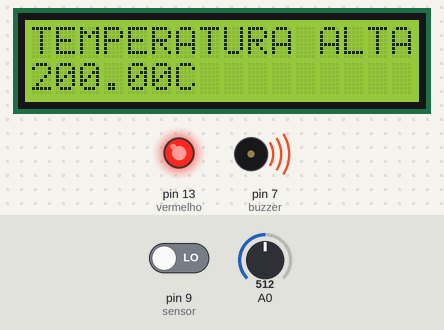
Simulated run of this sketch. Board: Arduino Uno, built with avr-gcc and run on an emulated ATmega328P. Parts: 16×2 character LCD, output pins drawn as LEDs (lit = HIGH), buzzer (waves = sounding). The inputs (shaded band) are chosen by the test bench; at power-on: pin 9 (sensor) LOW, A0 = 512. Pins used as bus, display or sensor lines are not drawn; what the sketch prints to the serial monitor is not drawn.

Above: at 2.7 s.
2.8 s: pin 9 (sensor) driven HIGH
At 4.8 s:
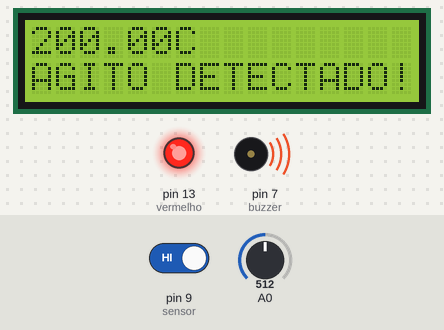
7.0 s: pin 9 (sensor) driven LOW
At 9.0 s:
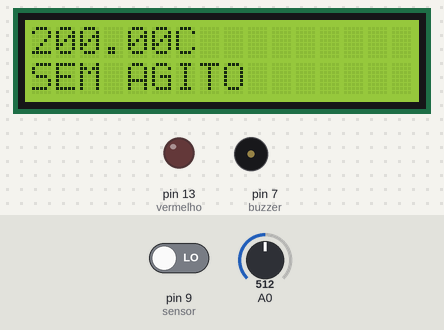
12.3 s: A0 set to 188
At 14.22 s:
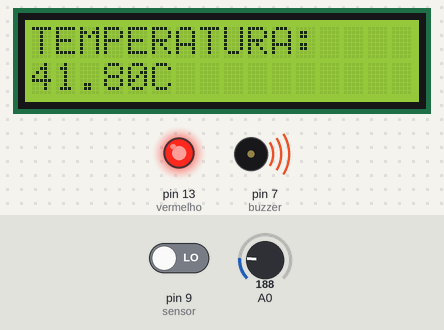
15.7 s: A0 set to 164
At 19.1 s:
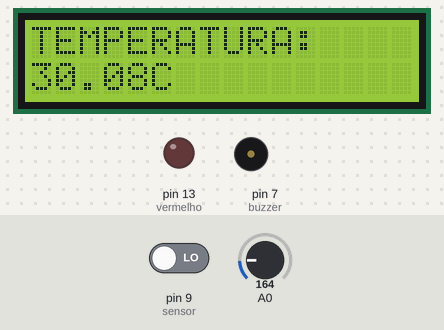
19.9 s: pin 9 (sensor) driven HIGH
At 24.5 s:
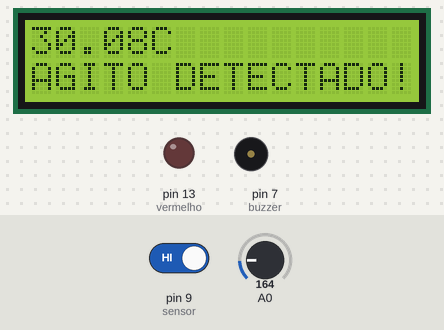
24.9 s: A0 set to 306
At 26.9 s:
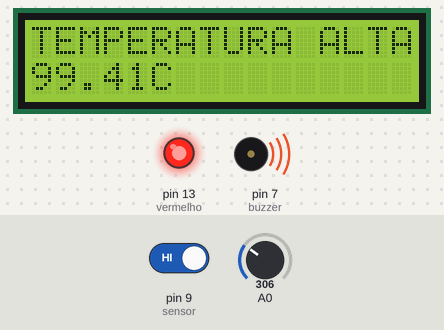
Timing chart, 0 to 28.4 s (numbered marks = the images above; inputs shaded):
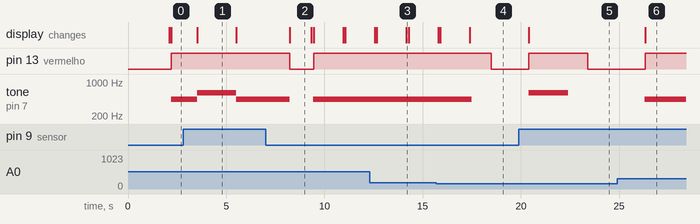

The sketch:

sensor_de_temperatura_e_movimento1.ino
```cpp
//Projeto destinado a disciplina de HOW III - Segundo semestre de 2022

#include <LiquidCrystal.h>
LiquidCrystal lcd(12, 11, 5, 4, 3, 2);
int sensor = 9;  //Pin definido para o sensor
int state = LOW; //Sem movimento por definição
int val = 0;
int buzzer = 7;  //Pin definido para o alarme
int vermelho = 13; //Pin definido para o LED
void setup()
{
  //SETUP DO SENSOR E ALARME
  pinMode(sensor, INPUT);    //Sensor é uma entrada
  pinMode(buzzer, OUTPUT); //Alarme é uma saída
  lcd.begin(16, 2);

  //SETUP DA TEMPERATURA
  Serial.begin(9600);
  pinMode(A0,INPUT);
    	lcd.setCursor(0, 0);
		lcd.print("   BEM VINDO!");
    	lcd.setCursor(0, 1);
  		lcd.print("  CARREGANDO..");
  		Serial.println("BEM VINDO, ESTAMOS CUIDANDO DE TUDO, NAO SE PREOCUPE!");
		Serial.println("VERIFICANDO MOVIMENTO E TEMPERATURA");
  		delay(1500);

  //SETUP DO LED
		pinMode(vermelho,OUTPUT); //
}
void loop() {
  //TEMPERATURA - CONFIGURAÇÃO DO TERMÔMETRO
  float temp = ((analogRead(A0)*(5.0/1024))-0.5)/0.01; //temp = nome da variável
  delay(200);

  //FUNCIONAMENTO DO SISTEMA
  val = digitalRead(sensor);  		 //Lê o valor do sensor
  if (val == HIGH)
  {
  delay(100);              			//Delay 100ms
    if (state == LOW)
      {
      lcd.clear() ;
  	  lcd.setCursor(0, 0);			//Seleciona a primeira linha do display
	  lcd.print(temp);
      lcd.print("C");
   	  lcd.setCursor(0, 1);			//Seleciona a segunda linha do display
      lcd.print("AGITO DETECTADO!");
      Serial.println(temp);			//Escreve para o MS
      Serial.println("AGITO DETECTADO!");
      digitalWrite(vermelho, HIGH); //Liga o LED
	  digitalWrite(buzzer, HIGH);   //Liga o alarme
      tone(buzzer,600);
      state = HIGH;       			//Muda o status para ligado
      delay(2000);
       }
     }
  else
   {
     delay(200);            		 // delay 200ms
      if (state == HIGH)
     {
        lcd.clear() ;
        lcd.setCursor(0, 0);
		lcd.print(temp);
        lcd.print("C");
        lcd.setCursor(0, 1);
        lcd.print("SEM AGITO");
        Serial.println(temp);
        Serial.println("SEM AGITO");
        digitalWrite(vermelho, LOW);   //Desliga o LED
        digitalWrite(buzzer, LOW);     //Desliga o alarme
        noTone(buzzer);
        state = LOW;     			   //Muda o status para desligado
        delay(1000);				   //Delay 1seg
     }
   }
      if (state == 0) //Caso não seja LOW nem HIGH
  {
   		delay(100);
		lcd.clear();
        lcd.setCursor(0,0);
        lcd.print("TEMPERATURA:");
        lcd.setCursor(0,1);
    	lcd.print(temp);
   		lcd.print("C");
        delay(100);

  }
	  if(temp>37.0) //Se a temperatura for acima de 37ºC = Febre)
  {
		digitalWrite(7,HIGH); //Alarme é acionado acima de 37ºC
        tone(buzzer,440);
        lcd.clear();
        lcd.print("TEMPERATURA ALTA");
        lcd.setCursor(0, 1);
        lcd.print(temp);
        lcd.print("C");
        Serial.println(temp);
        digitalWrite(vermelho, HIGH);   //Liga o LED
        delay(1000);
  }
  else
  {
		digitalWrite(7,LOW); //Alarme é desligado
    	noTone(buzzer);
  		delay(1000);
        digitalWrite(vermelho, LOW);   //Desliga o LED
  }

}
```

Measured:
- the behaviour switches between 179 and 178 on A0 (found by bisection; images 3 and 4)
- after the input at 2.8 s, tone on pin 7 (buzzer): 440 Hz → 600 Hz after 0.71 s, → 440 Hz 2.0 s later; the display: changes after 0.71 s (image 1)
- after the input at 7.0 s, pin 13 (vermelho): HIGH → LOW after 1.2 s, → HIGH 1.2 s later; tone on pin 7 (buzzer): 440 Hz → silent after 1.2 s, → 440 Hz 1.2 s later; the display: changes after 1.2 s (image 2)
- after the input at 12.3 s, the display: first differs from a run without the input after 1.9 s (image 3)
- after the input at 15.7 s, pin 13 (vermelho): HIGH → LOW after 2.8 s; tone on pin 7 (buzzer): 440 Hz → silent after 1.8 s; the display: first differs from a run without the input after 1.7 s (image 4)
- after the input at 19.9 s, pin 13 (vermelho): LOW → HIGH after 0.51 s, → LOW 3.0 s later; tone on pin 7 (buzzer): silent → 600 Hz after 0.51 s, → silent 2.0 s later; the display: changes after 0.51 s (image 5)
- after the input at 24.9 s, pin 13 (vermelho): LOW → HIGH after 1.4 s; tone on pin 7 (buzzer): silent → 440 Hz after 1.4 s; the display: changes after 1.4 s (image 6)
